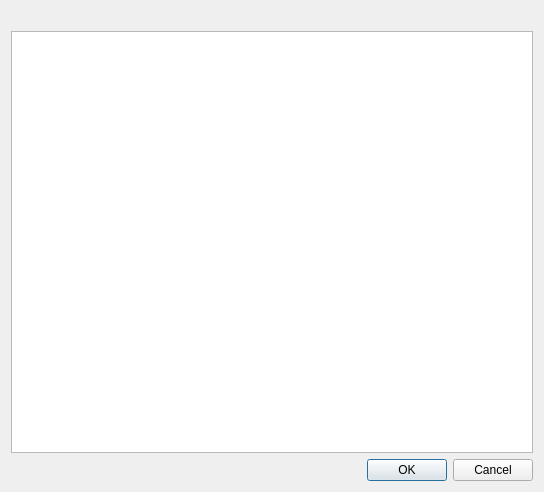
<?xml version="1.0" encoding="UTF-8"?>
<ui version="4.0">
 <class>RunActionSettings</class>
 <widget class="QWidget" name="RunActionSettings">
  <property name="geometry">
   <rect>
    <x>0</x>
    <y>0</y>
    <width>544</width>
    <height>492</height>
   </rect>
  </property>
  <property name="windowTitle">
   <string>Dialog</string>
  </property>
  <layout class="QVBoxLayout" name="verticalLayout">
   <item>
    <widget class="QLabel" name="label"/>
   </item>
   <item>
    <widget class="QListWidget" name="listWidget">
     <property name="iconSize">
      <size>
       <width>16</width>
       <height>16</height>
      </size>
     </property>
     <property name="uniformItemSizes">
      <bool>true</bool>
     </property>
    </widget>
   </item>
   <item>
    <widget class="QDialogButtonBox" name="buttonBox">
     <property name="orientation">
      <enum>Qt::Horizontal</enum>
     </property>
     <property name="standardButtons">
      <set>QDialogButtonBox::Cancel|QDialogButtonBox::Ok</set>
     </property>
    </widget>
   </item>
  </layout>
 </widget>
 <resources/>
 <connections/>
</ui>
